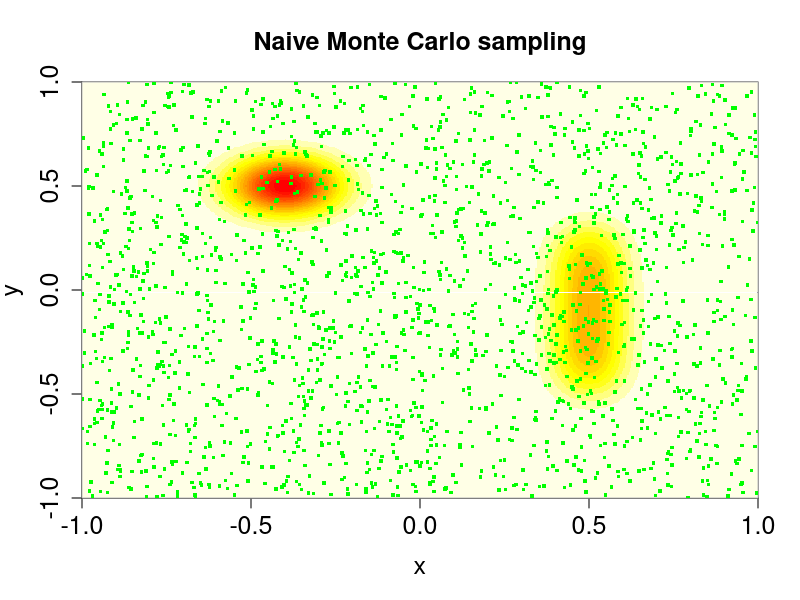
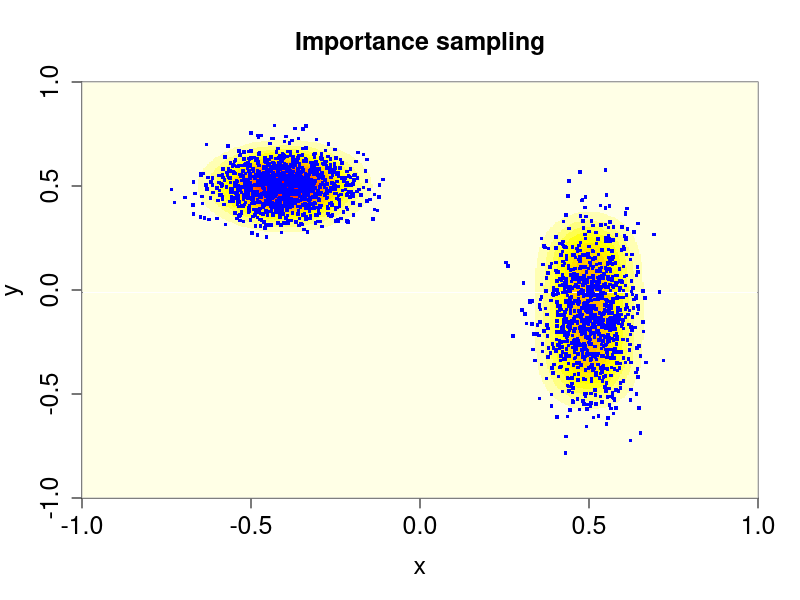

The R source for these figures, in order:
### Relative efficiency between naive Monte Carlo integration and integration using importance sampling

### Example 1

# Define integrand
f = function(x, y) 0.5*exp(-90*(x-0.5)^2-45*(y+0.1)^4) + exp(-45*(x+0.4)^2-60*(y-0.5)^2);

# Parameters
n = 2000;

# Method 1: Naive Monte Carlo
set.seed(2015);
sample.naiveMC = c();
sample.naiveMC.weight = c();
# record the locations of sampled (X, Y), not necessary but just for illustration
sample.naiveMC.X = c();
sample.naiveMC.Y = c();
for(i in 1:n){
      X = runif(1, min=-1, max=1);
      Y = runif(1, min=-1, max=1);
      sample.naiveMC = c(sample.naiveMC, f(X, Y));
      sample.naiveMC.weight = c(sample.naiveMC.weight, 4); # The density here is always 1/4
      sample.naiveMC.X = c(sample.naiveMC.X, X);
      sample.naiveMC.Y = c(sample.naiveMC.Y, Y);
}

# Method 2: Importance sampling
set.seed(2015);
sample.IS = c();
sample.IS.weight = c();
sample.IS.X = c();
sample.IS.Y = c();

C1 = 0.5*sqrt((1/180)*(1/20));
C2 = 1*sqrt((1/90)*(1/120));
mixture.probability = C1/(C1+C2);

for(i in 1:n){
      X = 100; Y = 100;
      while(abs(X)>1 | abs(Y)>1){
            which.normal = rbinom(1, 1, mixture.probability);
            if(which.normal==1){
                  X = rnorm(1, mean=0.5, sd=sqrt(1/180));
                  Y = rnorm(1, mean=-0.1, sd=sqrt(1/20));
            } else {
                  X = rnorm(1, mean=-0.4, sd=sqrt(1/90));
                  Y = rnorm(1, mean=0.5, sd=sqrt(1/120));
            }
      }
      sample.IS = c(sample.IS, f(X, Y));
      sample.IS.weight = c(sample.IS.weight, 
                           1/(
                           mixture.probability *
                           dnorm(X, mean=0.5, sd=sqrt(1/180)) *
                           dnorm(Y, mean=-0.1, sd=sqrt(1/20)) +
                           (1-mixture.probability) *
                           dnorm(X, mean=-0.4, sd=sqrt(1/90)) *
                           dnorm(Y, mean=0.5, sd=sqrt(1/120))
                           )
                           );
      sample.IS.X = c(sample.IS.X, X);
      sample.IS.Y = c(sample.IS.Y, Y);
}

# Output
cat(paste('Naive Monte Carlo:\n',
          'Sample mean = ', round(mean(sample.naiveMC*sample.naiveMC.weight), 3), 
          '; sample variance = ', round(var(sample.naiveMC*sample.naiveMC.weight), 3), '\n',
          'Importance sampling:\n',
          'Sample mean = ', round(mean(sample.IS*sample.IS.weight), 3),
          '; sample variance = ', round(var(sample.IS*sample.IS.weight), 3), '\n',
          sep=''));


# Illustration of sampling efficiency
m=500;
FuncValueMesh = array(0, c(m, m));
ValueVec = seq(from=-1, to=1, length.out=m);
for (i in 1:m){
      for (j in 1:m){
            FuncValueMesh[i, j] = f(ValueVec[i], ValueVec[j]);
      }
}


image(ValueVec, ValueVec, FuncValueMesh,
      col = heat.colors(20)[20:1],
      xlab='x', ylab='y', xlim=c(-1,1), ylim=c(-1,1),
      main = 'Naive Monte Carlo sampling',
      cex.axis=1.5, cex.lab=1.5, cex.main=1.5);
box(lty=1, col='grey');
points(sample.naiveMC.X, sample.naiveMC.Y, col='green', pch='.', cex=3.5);


image(ValueVec, ValueVec, FuncValueMesh,
      col = heat.colors(20)[20:1],
      xlab='x', ylab='y', xlim=c(-1,1), ylim=c(-1,1),
      main = 'Importance sampling',
      cex.axis=1.5, cex.lab=1.5, cex.main=1.5);
box(lty=1, col='grey');
points(sample.IS.X, sample.IS.Y, col='blue', pch='.', cex=3.5);












### Example 2
### High-dimensional integration

# Define integrand
g = function(x_vec) (sum(x_vec^2)<1) * 10*exp(-sum(x_vec^2)/2);

# Parameters
n = 5000;

# Method 1: Naive Monte Carlo
set.seed(2015);
sample.naiveMC = c();
sample.naiveMC.weight = c();
for(i in 1:n){
      X = runif(4);
      sample.naiveMC = c(sample.naiveMC, g(X));
      sample.naiveMC.weight = c(sample.naiveMC.weight, 16); # The density here is always 1/4
}

# Method 2: Importance sampling
set.seed(2015);
sample.IS = c();
sample.IS.weight = c();

for(i in 1:n){
      X = rep(100, 4);
      while(sum(X^2)>1){
            X = rnorm(4);
      }
      sample.IS = c(sample.IS, g(X));
      # NOTICE:
      # 1. It is a truncated multivariate normal distribution that we are sampling from
      # 2. Therefore, the pdf for this distribution, on its support, 
      #    is the density of its ordinary(untruncated) version divided by the probability
      #    that |X|_2^2<1.
      #    Finally, notice |X|_2^2 follows a Chi-squared distribution (degrees of freedom = 4).
      sample.IS.weight = c(sample.IS.weight, pchisq(1, 4)/prod(dnorm(X)));
}

cat(paste('Naive Monte Carlo:\n',
          'Sample mean = ', round(mean(sample.naiveMC*sample.naiveMC.weight), 3), 
          '; sample variance = ', round(var(sample.naiveMC*sample.naiveMC.weight), 3), '\n',
          'Importance sampling:\n',
          'Sample mean = ', round(mean(sample.IS*sample.IS.weight), 3),
          '; sample variance = ', round(var(sample.IS*sample.IS.weight), 3), '\n',
          sep=''));

# As a reference, check Lab_6.nb for an evaluation of the integral by deterministic numerical methods.







